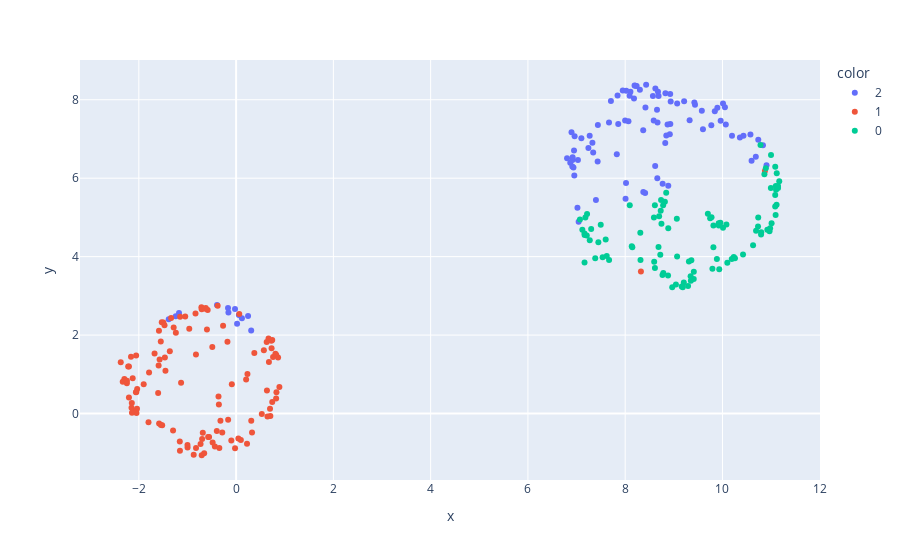

The notebook cell this image was saved under:
### Markdown cell above
### umap

### Code cell
umapper = UMAP()
cosims_means_umap = umapper.fit_transform(X)

px.scatter(x = cosims_means_umap[:,0],
           y = cosims_means_umap[:,1],
           color=cosims_means_com['community'],
           hover_data = [cosims_means_com.index]
           )

### Figure 1 — Plotly figure (JSON) as saved in the notebook; plotly's stock layout.template omitted (floating-point values rounded to 4 significant figures)
{"data": [{"customdata": [["Jim Gaffigan: Comedy Monster (2021) | Transcript"], ["Kathleen Madigan: Bothering Jesus (2016) – Transcript"], ["Phil Wang: Philly Philly Wang Wang (2021) – Transcript"], ["Tom Papa: Freaked Out (2013) – Transcript"], ["Bo Burnham: Inside (2021) – Transcript"], ["Brian Regan: On The Rocks (2021) – Transcript"], ["Sarah Cooper: Everything’s Fine (2020) – Transcript"], ["Bo Burnham: Words, Words, Words (2010) – Transcript"], ["RONNY CHIENG: ASIAN COMEDIAN DESTROYS AMERICA (2019) – TRANSCRIPT"], ["Craig Ferguson: A Wee Bit o’ Revolution (2009) – Transcript"], ["Jack Whitehall: I’m Only Joking (2020) | Transcript"], ["ROY WOOD JR.: FATHER FIGURE (2017) – FULL TRANSCRIPT"], ["BILLY CONNOLLY: HIGH HORSE TOUR LIVE (2016) – FULL TRANSCRIPT"], ["Hannah Gadsby: Douglas (2020) – Transcript"], ["PATTON OSWALT: I LOVE EVERYTHING (2020) – FULL TRANSCRIPT"], ["LEE MACK: GOING OUT LIVE (2010) – FULL TRANSCRIPT"], ["Jerry Seinfeld: 23 Hours To Kill (2020) – Transcript"], ["MARIA BAMFORD: WEAKNESS IS THE BRAND (2020) – FULL TRANSCRIPT"], ["Amanda Seales: I Be Knowin’ (2019) – Transcript"], ["Stewart Lee: Carpet Remnant World (2012) – Full Transcript"], ["Stewart Lee: Content Provider (2018) – Transcript"], ["Jim Gaffigan: Quality Time (2019) – Full Transcript"], ["Kevin Bridges: A Whole Different Story (2015) – Full Transcript"], ["Kevin Bridges: The Story So Far… Live in Glasgow (2010) – Full Transcript"], ["Kevin Bridges: The Story Continues (2012) – Full Transcript"], ["Mike Birbiglia: The New One (2019) – Full Transcript"], ["Iliza Shlesinger: Unveiled (2019) – Full Transcript"], ["David Cross: Oh Come On (2019) – Full Transcript"], ["Colin Quinn: The New York Story (2016) – Full Transcript"], ["George Carlin: What Am I Doing in New Jersey? (1988) – Full Transcript"], ["Roy Wood Jr.: No One Loves You (2019) – Transcript"], ["Jimmy Carr: The Best of Ultimate Gold Greatest Hits (2019) – Full Transcript"], ["W. Kamau Bell: Private School Negro (2018) – Transcript"], ["Sebastian Maniscalco: Aren’t You Embarrassed? (2014) – Full Transcript"], ["Sebastian Maniscalco: What’s Wrong with People? (2012) – Full Transcript"], ["Oh, Hello On Broadway (2017) – Transcript"], ["Vir Das: Losing It (2018) – Full Transcript"], ["Jeff Foxworthy & Larry the Cable Guy: We’ve Been Thinking (2016) – Full Transcript"], ["Jeff Foxworthy: Totally Committed (1998) – Full Transcript"], ["BILL MAHER: LIVE FROM OKLAHOMA (2018) – Full Transcript"], ["Rowan Atkinson Live (1992) – Transcript"], ["Iliza Shlesinger: Confirmed Kills (2016) – Full Transcript"], ["JIM GAFFIGAN: NOBLE APE (2018) – Full Transcript"], ["Hannah Gadsby: Nanette (2018) – Transcript"], ["RICKY GERVAIS: LIVE IV – SCIENCE (2010) – Full Transcript"], ["RON WHITE: A LITTLE UNPROFESSIONAL (2012) – Full Transcript"], ["Ali Wong: Hard Knock Wife (2018) – Transcript"], ["John Mulaney: Kid Gorgeous At Radio City (2018) – Transcript"], ["George Carlin: You Are All Diseased (1999) – Transcript"], ["RICKY GERVAIS: HUMANITY (2018) – Full Transcript"], ["ADEL KARAM: LIVE FROM BEIRUT (2018) – Full Transcript"], ["STEWART LEE: 90s COMEDIAN (2006) – Full Transcript"], ["DAVE ATTELL: ROAD WORK (2014) – Full Transcript"], ["Eddie Izzard – Glorious (1997) – Transcript"], ["FRED ARMISEN: STANDUP FOR DRUMMERS (2018) – Full Transcript"], ["DANA CARVEY: STRAIGHT WHITE MALE, 60 (2016) – Full Transcript"], ["EDDIE IZZARD: STRIPPED (2009) – Full Transcript"], ["BRIAN REGAN: STANDING UP (2007) – Full Transcript"], ["BRIAN REGAN: NUNCHUCKS AND FLAMETHROWERS (2017) – Full Transcript"], ["Eddie Izzard: Unrepeatable (1994) | Transcript"], ["Stewart Lee: Stand-Up Comedian (2005) – Transcript"], ["JIMMY CARR: FUNNY BUSINESS (2016) – Full Transcript"], ["Eddie Izzard: Dress To Kill (1999) – Transcript"], ["FAHIM ANWAR: THERE’S NO BUSINESS LIKE SHOW BUSINESS (2017) – Transcript"], ["MAZ JOBRANI: IMMIGRANT (2017) – Full Transcript"], ["TODD BARRY: SPICY HONEY (2017) – Full Transcript"], ["Jerry Seinfeld: I’m Telling You for the Last Time (1998) – Transcript"], ["RICKY GERVAIS LIVE 2: POLITICS (2004) – Full Transcript"], ["CHRISTINA PAZSITZKY: MOTHER INFERIOR (2017) – FULL TRANSCRIPT"], ["Jack Whitehall: At Large (2017) – Transcript"], ["JUDAH FRIEDLANDER: AMERICA IS THE GREATEST COUNTRY IN THE UNITED STATES (2017) – Full Transcript"], ["PATTON OSWALT: ANNIHILATION (2017) – Full Transcript"], ["BILL MAHER: LIVE FROM D.C. (2014) – Full Transcript"], ["Pablo Francisco: Ouch! Live From San Jose (2006) – Full Transcript"], ["BILL MAHER… BUT I’M NOT WRONG (2010) – Full Transcript"], ["RUSSELL BRAND: MESSIAH COMPLEX (2013) – Full Transcript"], ["AL MADRIGAL: WHY IS THE RABBIT CRYING? (2013) – Full Transcript"], ["NEAL BRENNAN: 3 MICS (2017)- FULL TRANSCRIPT"], ["John Mulaney: New In Town (2012) – Transcript"], ["ALI WONG: BABY COBRA (2016) – Full Transcript"], ["Dylan Moran: Off The Hook (2015) – Transcript"], ["Hannibal Buress: Comedy Camisado (2016) – Transcript"], ["Neal Brennan: Women And Black Dudes (2014) – Transcript"], ["NICK OFFERMAN: AMERICAN HAM (2014) – Full Transcript"], ["Bo Burnham: What (2013) – Transcript"], ["John Mulaney: The Comeback Kid (2015) – Transcript"], ["LEWIS BLACK: BLACK TO THE FUTURE (2016) – Full Transcript"], ["Mike Birbiglia: Thank God for Jokes (2017) – Transcript"], ["GEORGE CARLIN: PLAYING WITH YOUR HEAD (1986) – Full Transcript"], ["GEORGE CARLIN: CARLIN ON CAMPUS (1984) – Full Transcript"], ["RICKY GERVAIS: OUT OF ENGLAND 2 (2010) – Full Transcript"], ["JIM GAFFIGAN: CINCO (2017) – Full Transcript"], ["BILL HICKS: RELENTLESS (1991) – Transcript"], ["Daniel Tosh: Happy Thoughts (2011) – Transcript"], ["George Carlin: Jamming in New York (1992) – Transcript"], ["GEORGE CARLIN: COMPLAINTS AND GRIEVANCES (2001) – FULL TRANSCRIPT"], ["GEORGE CARLIN: LIFE IS WORTH LOSING (2006) – Transcript"], ["Dave Chappelle: 8:46 – Transcript"]], "hovertemplate": "color=2<br>x=%{x}<br>y=%{y}<br>hover_data_0=%{customdata[0]}<extra></extra>", "legendgroup": "2", "marker": {"color": "#636efa", "symbol": "circle"}, "mode": "markers", "name": "2", "orientation": "v", "showlegend": true, "type": "scatter", "x": [8.41, 8.886, 8.674, 9.599, 0.2457, 9.069, 8.935, 0.05695, 8.57, 8.77, 7.342, 10.05, 7.857, 8.616, 8.302, 10.2, 10.36, 8.007, 9.422, 8.067, 7.27, 8.373, 8.235, 8.107, -1.241, 7.398, 10.6, 7.099, 8.928, 7.95, 10.01, 8.621, 8.371, 9.435, 10.58, 8.654, 8.208, 7.667, 6.871, 6.916, 8.022, 10.91, 8.017, 7.434, 8.845, 0.3101, 0.1195, 6.936, -0.3924, 8.824, 9.576, 6.92, 10.74, 8.871, 9.963, 8.926, 8.665, 10.07, 9.212, 7.438, 6.948, 10.69, 8.586, 9.843, 9.325, 8.827, 7.843, 8.181, 10.43, 8.687, 8.416, 7.244, 8.193, 9.771, 8.091, 7.326, 7.999, 7.028, 7.018, 7.043, 6.96, 7.827, 6.805, -0.1579, 10.83, 6.954, 7.707, 6.913, 9.895, 6.897, 8.918, 8.66, -0.1665, 8.431, -0.02247, -1.174, -1.385, 0.01998], "xaxis": "x", "y": [5.622, 5.807, 8.202, 7.245, 2.489, 7.907, 7.955, 2.512, 8.093, 5.858, 6.655, 7.81, 7.384, 6.308, 8.257, 7.083, 7.04, 5.476, 7.931, 7.449, 7.083, 5.648, 8.35, 8.204, 2.48, 5.444, 6.444, 7.018, 7.384, 8.235, 7.907, 8.285, 7.221, 7.873, 7.117, 7.747, 8.356, 7.419, 6.395, 6.466, 8.23, 6.329, 5.877, 6.426, 7.09, 2.118, 2.427, 6.273, 2.768, 6.897, 7.718, 6.534, 6.977, 7.367, 7.465, 8.147, 7.42, 7.368, 7.962, 7.354, 6.707, 6.55, 7.472, 7.705, 7.474, 8.168, 8.105, 8.033, 7.08, 8.098, 7.804, 6.77, 8.362, 7.347, 8.1, 6.904, 7.472, 6.464, 5.249, 4.892, 7.067, 6.612, 6.51, 2.575, 6.839, 6.07, 7.97, 6.295, 7.797, 7.172, 7.12, 6.001, 2.692, 8.382, 2.665, 2.565, 2.404, 2.288], "yaxis": "y"}, {"customdata": [["Louis C. K.: Sorry (2021) | Transcript"], ["Mo Amer: Mohammed in Texas (2021) | Transcript"], ["Dave Chappelle: The Closer (2021) | Transcript"], ["Doug Stanhope: Beer Hall Putsch (2013) – Transcript"], ["Chris Rock Total Blackout: The Tamborine Extended Cut – Transcript"], ["Kevin Hart: Zero F**ks Given (2020) – Transcript"], ["Sam Jay: 3 in the Morning (2020) – Transcript"], ["GEORGE LOPEZ: WE’LL DO IT FOR HALF (2020) – FULL TRANSCRIPT"], ["JIM JEFFERIES: INTOLERANT (2020) – FULL TRANSCRIPT"], ["George Carlin: Doin’ It Again (1990) – Transcript"], ["ERIC ANDRE: LEGALIZE EVERYTHING (2020)"], ["RUSSELL PETERS: DEPORTED (2020) – FULL TRANSCRIPT"], ["LEE MACK: LIVE (2007) – FULL TRANSCRIPT"], ["JIM NORTON: AMERICAN DEGENERATE (2013) – FULL TRANSCRIPT"], ["Jim Norton: Monster Rain (2007) – Transcript"], ["Chris D’Elia: Man on Fire (2017) – Full Transcript"], ["Marc Maron: End Times Fun (2020) – Full Transcript"], ["PETE DAVIDSON: ALIVE FROM NEW YORK (2020) – FULL TRANSCRIPT"], ["Dan Soder: Son of a Gary (2019) – Full Transcript"], ["Tiffany Haddish: Black Mitzvah (2019) – Transcript"], ["Arsenio Hall: Smart and Classy (2019) – Transcript"], ["Nikki Glaser: Bangin’ (2019) – Full Transcript"], ["Bill Burr: Paper Tiger (2019) – Transcript"], ["Dave Chappelle: Sticks & Stones (2019) – Transcript"], ["Ralphie May: Filthy Animal Tour (2014) – Transcript"], ["Mike Epps: Only One Mike (2019) – Full Transcript"], ["Adam DeVine: Best Time of Our Lives (2019) – Full Transcript"], ["Jo Koy: Live from Seattle (2017) – Full Transcript"], ["Jo Koy: Comin’ in Hot (2019) – Full Transcript"], ["Cedric the Entertainer: Live from the Ville (2016) – Transcript"], ["Eddie Murphy: Raw (1987) – Transcript"], ["Robin Williams: Weapons of Self Destruction (2009) – Full Transcript"], ["ROBIN WILLIAMS LIVE ON BROADWAY (2002) – FULL TRANSCRIPT"], ["Kevin Hart: Irresponsible (2019) – Transcript"], ["Ken Jeong: You Complete Me, Ho (2019) – Full Transcript"], ["Adam Sandler: 100% Fresh (2018) – Full Transcript"], ["RON WHITE: IF YOU QUIT LISTENING, I’LL SHUT UP (2018) – FULL TRANSCRIPT"], ["Joe Rogan: Strange Times (2018) – Full Transcript"], ["D.L. Hughley: Contrarian (2018) – Transcript"], ["Bert Kreischer: Secret Time (2018) – Transcript"], ["Jim Norton: Contextually Inadequate (2015) – Transcript"], ["BRAD WILLIAMS: DADDY ISSUES (2016) – Full Transcript"], ["Deray Davis: How To Act Black (2017) – Transcript"], ["JIM JEFFERIES: THIS IS ME NOW (2018) – Full transcript"], ["KEVIN SMITH: SILENT BUT DEADLY (2018) – Full Transcript"], ["BRENT MORIN: I’M BRENT MORIN (2015) – Full Transcript"], ["Eddie Griffin: Undeniable (2018) – Transcript"], ["Marlon Wayans: Woke-Ish (2018) – Transcript"], ["Chris Rock: Bring the Pain (1996) – Transcript"], ["ARI SHAFFIR: DOUBLE NEGATIVE (2017) – Full Transcript"], ["Chris Rock: Tamborine (2018) – Transcript"], ["Katt Williams: Great America (2018) – Transcript"], ["JIMMY CARR: BEING FUNNY (2011) – Full Transcript"], ["JIMMY CARR: LAUGHING AND JOKING (2013) – Full Transcript"], ["D.L. Hughley: Unapologetic (2007) – Transcript"], ["BRIDGET EVERETT: GYNECOLOGICAL WONDER (2015) – Full Transcript"], ["Chris Rock: Never Scared (2004) – Transcript"], ["Chris Tucker: Live (2015) – Transcript"], ["Kevin Hart: What Now (2016) – Transcript"], ["Kevin Hart: Let Me Explain (2013) – Transcript"], ["Tom Segura: Disgraceful (2018) – Transcript"], ["Craig Ferguson: Does This Need To Be Said? (2011) – Transcript"], ["Dave Chappelle: The Bird Revelation (2017) – Transcript"], ["Dave Chappelle: Equanimity (2017) – Transcript"], ["CRAIG FERGUSON: I’M HERE TO HELP (2013) – Full Transcript"], ["WHITNEY CUMMINGS: I LOVE YOU (2014) – Full Transcript"], ["WHITNEY CUMMINGS: I’M YOUR GIRLFRIEND (2016) – Full Transcript"], ["Russell Howard Live: Dingledodies (2009) – Full Transcript"], ["Paul Mooney: A Piece of My Mind – Godbless America (2014) – Transcript"], ["Chris Rock: Kill The Messenger – London, New York, Johannesburg (2008) – Transcript"], ["Chris Rock: Bigger & Blacker (1999) – Transcript"], ["LISA LAMPANELLI: BACK TO THE DRAWING BOARD (2015) – Full Transcript"], ["ERIK GRIFFIN: THE UGLY TRUTH (2017) – Full Transcript"], ["Richard Pryor: Live And Smokin’ (1971) – Transcript"], ["RICHARD PRYOR: …HERE AND NOW (1983) – Full Transcript"], ["Jim Jefferies: Alcoholocaust (2010) – Transcript"], ["Kevin Hart: Seriously Funny (2010) – Transcript"], ["AZIZ ANSARI: INTIMATE MOMENTS FOR A SENSUAL EVENING (2010) – Full Transcript"], ["BIG JAY OAKERSON: LIVE AT WEBSTER HALL (2016) – Full Transcript"], ["George Carlin at USC (1977) – Full Transcript"], ["Jim Norton: Mouthful Of Shame (2017) Transcript"], ["Michael Che Matters (2016) – Transcript"], ["Joe Rogan: Triggered (2016) – Transcript"], ["Bo Burnham: Make Happy (2016) – Transcript"], ["BILL HICKS: REVELATIONS (1993) – FULL TRANSCRIPT"], ["DOUG STANHOPE: BEFORE TURNING THE GUN ON HIMSELF (2012) – Transcript"], ["DOUG STANHOPE: DEADBEAT HERO (2004) – Transcript"], ["JIM JEFFERIES: CONTRABAND (2008) – Full Transcript"], ["GEORGE CARLIN: AGAIN!* (1978) – Full Transcript"], ["Louis C.K.: Chewed Up (2008) – Transcript"], ["Tom Segura: Completely Normal (2014) – Transcript"], ["Louis C.K.: Live at the Beacon Theatre (2011) – Transcript"], ["JIM JEFFERIES: I SWEAR TO GOD (2009) – FULL TRANSCRIPT"], ["LOUIS C.K.: HILARIOUS (2010) – Full Transcript"], ["LOUIS C.K.: SHAMELESS (2007) – Full Transcript"], ["BILL BURR: I’M SORRY YOU FEEL THAT WAY (2014) – Full Transcript"], ["BILL BURR: YOU PEOPLE ARE ALL THE SAME (2012) – Full Transcript"], ["Dave Chappelle: For What It’s Worth (2004) – Transcript"], ["Dave Chappelle: Killin’ Them Softly (2000) – Transcript"], ["Eddie Griffin: You Can Tell ‘Em I Said It! (2011) – Transcript"], ["BILL BURR: WALK YOUR WAY OUT (2017) – Full Transcript"], ["Katt Williams: Live (2006) – Transcript"], ["Richard Pryor: Live in Concert (1979) – Transcript"], ["RICHARD PRYOR: LIVE ON THE SUNSET STRIP (1982) – Full Transcript"], ["JIM JEFFERIES: BARE (2014) – Full Transcript"], ["Dave Chappelle: Deep in the Heart of Texas (2017) – Transcript"], ["Tom Segura: Mostly Stories (2016) – Transcript"], ["JIM JEFFERIES: FREEDUMB (2016) – Full Transcript"], ["Eddie Murphy: Delirious (1983) – Transcript"], ["Dave Chappelle: The Age of Spin (2017) – Transcript"], ["GEORGE CARLIN: BACK IN TOWN (1996) – Full transcript"], ["LOUIS C.K.: 2017 – Full transcript"], ["George Carlin: It’s Bad For Ya (2008) Full transcript"], ["JIM JEFFERIES ON GUN CONTROL [FULL TRANSCRIPT]"]], "hovertemplate": "color=1<br>x=%{x}<br>y=%{y}<br>hover_data_0=%{customdata[0]}<extra></extra>", "legendgroup": "1", "marker": {"color": "#EF553B", "symbol": "circle"}, "mode": "markers", "name": "1", "orientation": "v", "showlegend": true, "type": "scatter", "x": [0.7602, -1.155, 0.8633, -1.046, -1.9, -0.998, -0.2851, -2.052, 0.8252, -0.7135, -1.239, -0.02154, -2.049, 0.8898, -0.268, -0.0984, 0.2245, 0.3272, 0.6339, -0.6851, -2.298, 0.7044, -1.583, 0.3748, -1.363, -2.331, -2.038, -0.5758, -1.52, -2.372, -1.546, -1.586, -1.497, -0.5555, 0.2061, 0.5707, 0.6287, -2.204, -1.284, -0.08794, 0.06456, 0.6447, -1.0, 0.8081, 0.5281, -0.3448, -1.528, -2.034, -2.247, -0.8721, -2.127, -1.572, -1.151, -1.472, -1.453, -1.131, -1.549, -0.731, -0.6991, -0.4832, -0.7072, -0.3543, -0.5994, 0.7295, -1.465, 0.8227, 8.323, 10.87, -2.161, -1.79, -2.245, -0.8255, -2.06, -0.362, -1.296, 0.6666, -0.8246, 0.2333, -2.141, -0.5845, 0.0975, -0.3971, -1.677, -0.4896, -0.8347, -0.3793, -0.6318, 0.7429, -0.6242, 0.8295, -0.4369, 0.3112, 0.7251, 0.0463, 0.6974, -2.119, -1.801, -2.056, -0.3221, -2.203, -2.151, -2.144, -1.603, -1.158, 0.7427, -0.164, -0.6567, 0.6746, -1.593, -0.9632, -0.7075, -2.219, -1.337, -0.1781], "xaxis": "x", "y": [1.441, -0.9504, 1.43, 2.471, 0.7493, -0.865, -0.4811, 0.5476, 1.492, 2.707, 2.062, -0.8828, 0.01688, 0.6738, 2.239, -0.6868, -0.7688, -0.4841, 0.585, -0.4865, 0.8782, -0.06464, -0.2543, 1.543, 1.587, 0.8117, 0.1204, -0.5952, -0.2992, 1.306, -0.2886, 2.113, 2.319, -0.597, 0.8698, 1.612, 1.822, 0.4079, 2.192, 0.7478, 2.537, -0.07266, -0.801, 1.525, -0.01194, -0.877, 2.328, 0.6262, 0.7757, -1.053, 0.8977, 1.378, 2.471, 2.251, 1.09, 0.7875, 1.834, -0.7752, -0.6509, -0.7367, -1.063, 0.2285, 2.146, 1.667, 1.429, 0.3863, 3.624, 6.182, 1.449, 1.048, 0.8368, 1.504, 0.5449, 0.4347, -0.4295, 1.916, -0.8789, 1.008, 0.01764, 2.639, -0.6726, -0.444, 1.528, 1.696, 2.552, 2.745, 2.669, 1.877, 2.693, 0.5438, -0.8376, -0.1819, 1.854, -0.6389, 0.1238, 0.07708, -0.2228, 1.479, -0.1865, 1.198, 0.1499, 0.2709, 0.5261, -0.7103, 0.2948, -0.1566, -1.012, 1.314, 1.224, 2.159, 2.658, 1.199, 2.434, 1.833], "yaxis": "y"}, {"customdata": [["Drew Michael: Drew Michael (2018) | Transcript"], ["Drew Michael: Red Blue Green (2021) | Transcript"], ["Kathleen Madigan: Madigan Again (2013) – Transcript"], ["Tom Papa: You’re Doing Great! (2020) – Transcript"], ["Tom Papa: Human Mule (2016) – Transcript"], ["Tig Notaro: Boyish Girl Interrupted (2015) – Transcript"], ["Joe List: I Hate Myself (2020) – Transcript"], ["Nate Bargatze: The Greatest Average American (2021) – Transcript"], ["Vir Das: Outside in – The Lockdown Special (2020) – Transcript"], ["Larry the Cable Guy – Remain Seated (2020) – Transcript"], ["Craig Ferguson: Just Being Honest (2015) – Transcript"], ["Sam Morril: I Got This (2020) – Transcript"], ["MICHAEL MCINTYRE: SHOWMAN (2020) – TRANSCRIPT"], ["ROB SCHNEIDER: ASIAN MOMMA, MEXICAN KIDS (2020) – TRANSCRIPT"], ["URZILA CARLSON: OVERQUALIFIED LOSER (2020) – FULL TRANSCRIPT"], ["Mark Normand: Don’t Be Yourself (2017) – Transcript"], ["Chris Gethard: Career Suicide (2017) – Transcript"], ["RAMY YOUSSEF: FEELINGS (2019) – FULL TRANSCRIPT"], ["KENNY SEBASTIAN DON’T BE THAT GUY (2017) – FULL TRANSCRIPT"], ["Hasan Minhaj: Homecoming King (2017) – Transcript"], ["JIMMY O. YANG: GOOD DEAL (2020) – FULL TRANSCRIPT"], ["JO KOY: LIGHTS OUT (2012) – FULL TRANSCRIPT"], ["T.J. MILLER: NO REAL REASON (2011) – FULL TRANSCRIPT"], ["CHRIS D’ELIA: WHITE MALE. BLACK COMIC. (2013) – FULL TRANSCRIPT"], ["Tom Segura: Ball Hog (2020) – Transcript"], ["Bert Kreischer: Hey Big Boy (2020) – Transcript"], ["PETE DAVIDSON: SMD (2016) – FULL TRANSCRIPT"], ["Sara Pascoe: LadsLadsLads (2019) – Full Transcript"], ["Michelle Wolf: Joke Show (2019) – Full Transcript"], ["Seth Meyers: Lobby Baby (2019) – Full Transcript"], ["Emily Heller: Ice Thickeners (2019) – Full Transcript"], ["Whitney Cummings: Can I Touch It? (2019) – Full Transcript"], ["Aziz Ansari: Right Now (2019) – Transcript"], ["Wanda Sykes: Not Normal (2019) – Full Transcript"], ["Demetri Martin: Live (At The Time) (2015) | Transcript"], ["Chelsea Peretti: One of the Greats (2014) – Full Transcript"], ["Anthony Jeselnik: Fire in the Maternity Ward (2019) – Transcript"], ["Nate Bargatze: The Tennessee Kid (2019) – Full Transcript"], ["Nate Bargatze: Full Time Magic (2015) – Full Transcript"], ["Amy Schumer: Growing (2019) – Full Transcript"], ["Enissa Amani: Ehrenwort (2018) Full Transcript"], ["Ray Romano: Right Here, Around the Corner (2019) – Full Transcript"], ["Gabriel “Fluffy” Iglesias: One Show Fits All (2019) – Full Transcript"], ["Sebastian Maniscalco: Stay Hungry (2019) – Full Transcript"], ["Ellen Degeneres: Relatable (2018) – Transcript"], ["Pete Holmes: Dirty Clean (2018) – Full Transcript"], ["Trevor Noah: Son of Patricia (2018) – Transcript"], ["Mo Amer: The Vagabond (2018) – Full Transcript"], ["Joe Mande’s Award-Winning Comedy Special (2017) – Full Transcript"], ["Henry Rollins: Keep Talking, Pal (2018) – Full Transcript"], ["Iliza Shlesinger: Freezing Hot (2015) – Full Transcript"], ["Iliza Shlesinger: War Paint (2013) – Transcript"], ["Demetri Martin: The Overthinker (2018) | Transcript"], ["Iliza Shlesinger: Elder Millennial (2018) – Full Transcript"], ["RUSSELL PETERS: OUTSOURCED (2006) – Full Transcript"], ["RUSSELL PETERS: ALMOST FAMOUS (2016) – Full Transcript"], ["MICHAEL MCINTYRE: HELLO WEMBLEY! (2009) – Full Transcript"], ["KEVIN JAMES: NEVER DON’T GIVE UP (2018) – Full Transcript"], ["NIKKI GLASER: PERFECT (2016) – Full Transcript"], ["KAVIN JAY: EVERYBODY CALM DOWN! (2018) – Full Transcript"], ["GREG DAVIES: YOU MAGNIFICENT BEAST (2018) – Full Transcript"], ["Mike Birbiglia: My Girlfriend’s Boyfriend (2013) – Transcript"], ["TODD GLASS: ACT HAPPY (2018) – Full Transcript"], ["MICHELLE WOLF: NICE LADY (2017) – Full Transcript"], ["ELLEN DEGENERES: THE BEGINNING (2000) – Full Transcript"], ["RUSSELL HOWARD: RECALIBRATE (2017) – Full Transcript"], ["SARAH MILLICAN: CHATTERBOX LIVE (2011) – Full Transcript"], ["Anjelah Johnson: Not Fancy (2015) – Transcript"], ["CRISTELA ALONZO: LOWER CLASSY (2017) – Full Transcript"], ["AZIZ ANSARI: LIVE IN MADISON SQUARE GARDEN (2015) – Full Transcript"], ["AZIZ ANSARI: BURIED ALIVE (2013) – Full Transcript"], ["Sarah Silverman: Jesus Is Magic (2005) – Transcript"], ["SARAH SILVERMAN: WE ARE MIRACLES (2013) – Full Transcript"], ["Gabriel Iglesias: Hot And Fluffy (2007) – Transcript"], ["GABRIEL IGLESIAS: I’M NOT FAT … I’M FLUFFY (2009) – Full Transcript"], ["GABRIEL IGLESIAS: I’M SORRY FOR WHAT I SAID WHEN I WAS HUNGRY (2016) – Full Transcript"], ["RORY SCOVEL TRIES STAND-UP FOR THE FIRST TIME (2017) – Full Transcript"], ["JEN KIRKMAN: JUST KEEP LIVIN’? (2017) – Full Transcript"], ["DANIEL TOSH: COMPLETELY SERIOUS (2007) – Full Transcript"], ["Donald Glover: Weirdo (2012) – Transcript"], ["Norm Macdonald: Hitler’s Dog, Gossip & Trickery (2017) – Transcript"], ["DANIEL TOSH: PEOPLE PLEASER (2016) – FULL TRANSCRIPT"], ["Marc Maron: More Later (2015) – Full Transcript"], ["AMY SCHUMER: MOSTLY SEX STUFF (2012) – Full Transcript"], ["AMY SCHUMER: LIVE AT THE APOLLO (2015) – Full Transcript"], ["Trevor Noah: Lost In Translation (2015) – Transcript"], ["MARIA BAMFORD: OLD BABY (2017) – FULL TRANSCRIPT"], ["ANTHONY JESELNIK: CALIGULA (2013) – Full Transcript"], ["Anthony Jeselnik: Thoughts And Prayers (2015) – Full Transcript"], ["SARAH SILVERMAN: A SPECK OF DUST (2017) – Full Transcript"], ["AMY SCHUMER: THE LEATHER SPECIAL (2017) – Full Transcript"], ["LOUIS C.K.: OH MY GOD (2013) – Full Transcript"], ["LOUIS C.K.: LIVE AT  THE COMEDY STORE (2015) – Transcript"], ["Patrice O’Neal: Elephant in the Room (2011) – Transcript"], ["Trevor Noah: Afraid Of The Dark (2017) – Transcript"], ["BILL BURR: LET IT GO (2010) – TRANSCRIPT"], ["Reggie Watts: Spatial (2016) – Full Transcript"]], "hovertemplate": "color=0<br>x=%{x}<br>y=%{y}<br>hover_data_0=%{customdata[0]}<extra></extra>", "legendgroup": "0", "marker": {"color": "#00cc96", "symbol": "circle"}, "mode": "markers", "name": "0", "orientation": "v", "showlegend": true, "type": "scatter", "x": [9.934, 7.271, 9.814, 11.1, 11.14, 7.497, 8.967, 9.409, 11.09, 8.843, 8.78, 8.315, 8.591, 10.42, 7.384, 10.63, 7.216, 8.881, 11.0, 9.7, 8.135, 10.1, 7.449, 10.92, 9.794, 9.958, 9.411, 7.119, 7.621, 7.07, 7.164, 8.698, 11.12, 9.925, 8.886, 7.599, 7.165, 9.35, 9.345, 9.31, 8.73, 10.8, 9.923, 9.814, 7.3, 10.19, 9.747, 9.775, 8.816, 8.61, 11.1, 11.11, 8.746, 10.89, 11.08, 11.09, 11.08, 10.79, 9.293, 8.311, 8.686, 7.181, 9.205, 7.536, 7.21, 10.08, 9.184, 8.738, 10.23, 10.74, 11.0, 9.067, 8.596, 10.69, 10.73, 11.17, 10.98, 9.162, 11.14, 8.767, 7.669, 10.86, 9.043, 9.886, 8.611, 10.01, 8.094, 8.147, 8.722, 9.062, 9.36, 7.164, 8.784, 10.97, 11.01, 10.26, 10.78], "xaxis": "x", "y": [3.681, 4.42, 4.237, 5.8, 5.8, 4.815, 3.222, 3.429, 6.295, 5.628, 5.31, 3.916, 4.995, 4.058, 3.957, 4.288, 5.085, 3.517, 6.591, 5.092, 4.265, 3.843, 4.365, 4.683, 3.689, 4.866, 3.613, 4.688, 4.014, 4.948, 4.589, 5.032, 6.125, 4.796, 4.722, 4.438, 4.551, 3.388, 3.501, 3.878, 5.172, 4.623, 4.854, 4.797, 4.704, 3.94, 4.977, 5.004, 5.4, 5.31, 5.705, 5.324, 4.84, 6.253, 5.279, 5.06, 5.568, 4.564, 3.254, 4.611, 4.246, 4.996, 3.339, 3.987, 4.539, 4.822, 3.219, 5.445, 3.991, 5.0, 5.752, 4.002, 3.87, 4.658, 4.767, 5.921, 4.725, 3.239, 5.75, 3.534, 3.917, 6.101, 3.289, 3.939, 3.708, 4.738, 5.311, 4.239, 4.051, 4.966, 3.906, 3.851, 3.583, 4.648, 4.854, 3.959, 6.847], "yaxis": "y"}], "layout": {"legend": {"title": {"text": "color"}, "tracegroupgap": 0}, "margin": {"t": 60}, "xaxis": {"anchor": "y", "domain": [0, 1], "title": {"text": "x"}}, "yaxis": {"anchor": "x", "domain": [0, 1], "title": {"text": "y"}}}}
